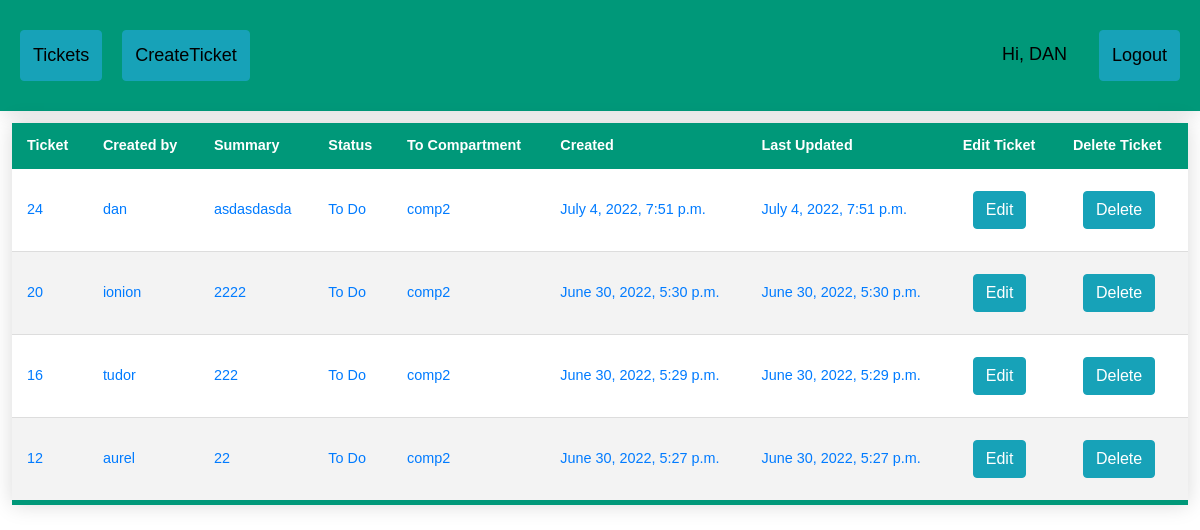
/ (signed in), run on an earlier commit of the app's database.
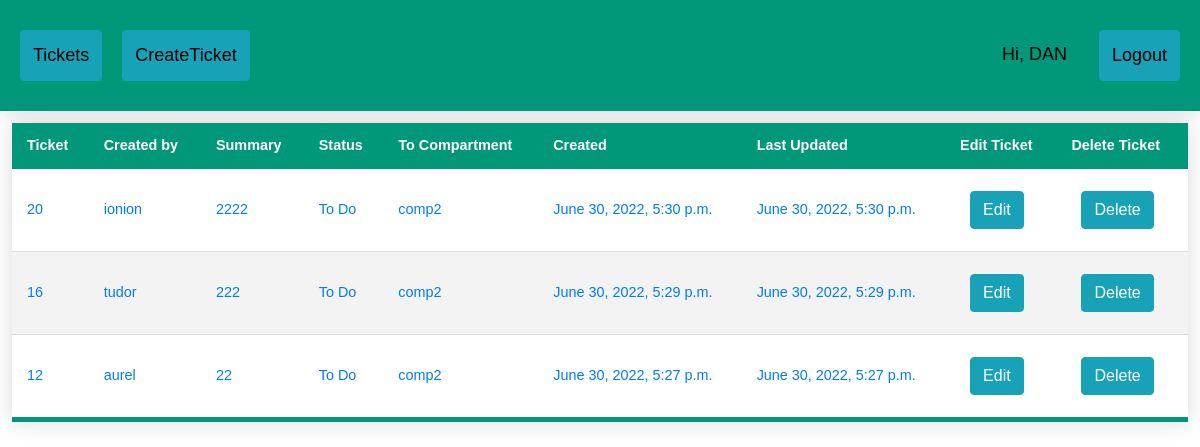
And on a later commit of the database.
### ticketApp/models.py (models this page shows)
class Ticket(models.Model):
	title = models.CharField(max_length=100)
	assignee = models.ForeignKey(User, null=True, blank=True, on_delete=models.CASCADE)
	status = models.CharField(max_length=25, choices=TicketStatus.choices, default=TicketStatus.TO_DO)
	compartment = models.CharField(max_length=25, choices=Compartiment.choices, default=Compartiment.comp1)
	description = models.TextField()
	created_at = models.DateTimeField('created at', auto_now_add=True)
	updated_at = models.DateTimeField('updated at', auto_now=True)
	active = models.BooleanField(default=1)

### ticketApp/views.py (the view)
# urls.py: path('', views.index, name='index'),
def index(request):
	tickets = Ticket.objects.order_by('-created_at')
	return render(request, 'index.html', {'tickets': tickets})

### ticketApp/templates/index.html (shortened to what this page needs)
{% extends 'base.html' %}
{% block content %}
<table class="styled-table" content="width=device-width, initial-scale=1, maximum-scale=1, minimum-scale=1">
    <thead>
    <tr>
        <th>Ticket</th>
        <th>Created by</th>
        <th>Summary</th>
        <th>Status</th>
        <th>To Compartment</th>
        <th>Created</th>
        <th>Last Updated</th>
        <th>Edit Ticket</th>
        <th>Delete Ticket</th>
    </tr>
    </thead>
    {% if user.is_authenticated %}
    <tbody>
    {% for ticket in tickets %}
    {% if user.usercreate.compartment == ticket.compartment or user.is_superuser %}
    {% if ticket.active == True %}
    <tr>
        <td><a href="/ticket/{{ticket.id}}">{{ticket.id}}</a></td>
        <td><a href="/ticket/{{ticket.id}}">{{ticket.assignee}}</a></td>
        <td><a href="/ticket/{{ticket.id}}">{{ticket.title}}</a></td>
        <td><a href="/ticket/{{ticket.id}}">{{ticket.status}}</a></td>
        <td><a href="/ticket/{{ticket.id}}">{{ticket.compartment}}</a></td>
        <td><a href="/ticket/{{ticket.id}}">{{ticket.created_at}}</a></td>
        <td><a href="/ticket/{{ticket.id}}">{{ticket.updated_at}}</a></td>
        <td><a href="{% url 'EditTicket' ticket.id %}" style="margin:10px;" class="btn btn-info">Edit</a></td>
        <td><a href="{% url 'InactiveTicket' ticket.id %}" style="margin:10px;" class="btn btn-info">Delete</a></td>
    </tr>
    {% endif %}
    {% endif %}
    {% endfor %}
    </tbody>
    {% endif %}
</table>
{% endblock %}

What changed in the data, as far as the page shows it:
no longer on this page (row edited): Ticket: id "24", assignee "dan", title "asdasdasda", status "To Do", compartment "comp2", created_at "July 4, 2022, 7:51 p.m.", updated_at "July 4, 2022, 7:51 p.m."
